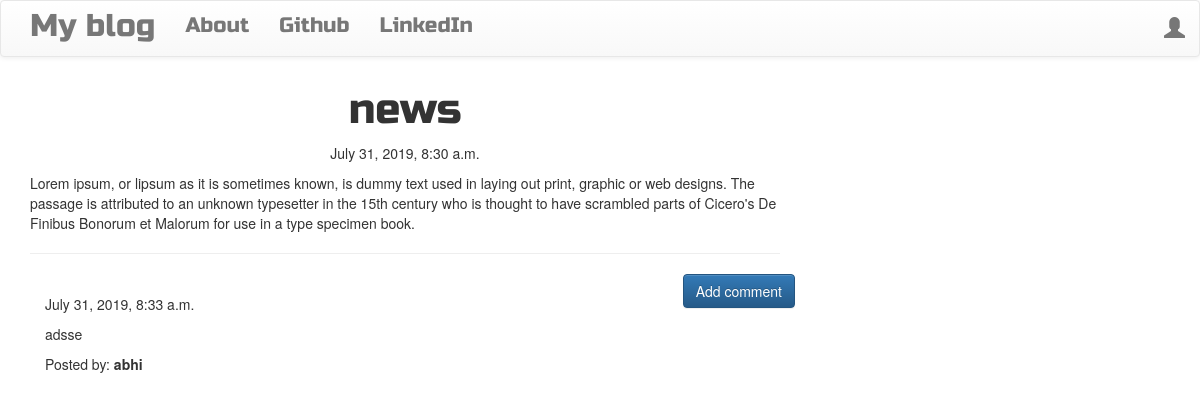
/post/1, run on the app's committed database.
### blog/models.py (models this page shows, shortened)
class Post(models.Model):
    author=models.ForeignKey('auth.User',on_delete=models.CASCADE)
    title = models.CharField(max_length=200)
    text = models.TextField()
    created_date = models.DateTimeField(default=timezone.now)
    published_date = models.DateTimeField(blank=True, null=True)

class Comment(models.Model):
    post = models.ForeignKey('blog.Post', related_name='comments',on_delete=models.CASCADE)
    author = models.CharField(max_length=200)
    text = models.TextField()
    created_date = models.DateTimeField(default=timezone.now)
    approved_comment = models.BooleanField(default=False)

### blog/views.py (the view)
# urls.py: path('post/<int:pk>',views.PostDetailView.as_view(),name='post_detail'),
class PostDetailView(DetailView):
    model = Post

### blog/templates/blog/post_detail.html (shortened to what this page needs)
{% extends 'blog/base.html' %}
{% block content %}
        <h1 class='posttitle loader'>{{ post.title }}</h1>
        {% if post.published_date %}
            <div class="date postdate">
                {{ post.published_date }}
            </div>
        {% else %}
            <a class="btn btn-default" href="{% url 'post_publish' pk=post.pk %}">Publish</a>
        {% endif %}
      <p class='postcontent' >{{ post.text|safe|linebreaksbr }}</p>
  <hr>
  <a class="btn btn-primary btn-comment" href="{% url 'add_comment_to_post' pk=post.pk %}">Add comment</a>
  <div class="container">
  {% for comment in post.comments.all %}
  <br>
      {% if user.is_authenticated or comment.approved_comment %}
              {{ comment.created_date }}
          <p>{{ comment.text|safe|linebreaks }}</p>
          <p>Posted by: <strong>{{ comment.author }}</strong></p>
      {% endif %}
  {% empty %}
      <p>No comments posted.</p>
  {% endfor %}
</div>
{% endblock %}

### blog/templates/blog/base.html (shortened to what this page needs)
<!DOCTYPE html>
{% load staticfiles %}
<html>
    <head>
        <link rel="stylesheet" href="https://maxcdn.bootstrapcdn.com/bootstrap/3.3.7/css/bootstrap.min.css">
        <link rel="stylesheet" href="https://maxcdn.bootstrapcdn.com/bootstrap/3.3.7/css/bootstrap-theme.min.css">
        <link rel="stylesheet" href="//cdn.jsdelivr.net/medium-editor/latest/css/medium-editor.min.css" type="text/css" media="screen" charset="utf-8">
        <link rel="stylesheet" href="{% static 'css/blog.css' %}">
<body class='loader'>
  <nav class="navbar navbar-default techfont custom-navbar">
    <div class="container">
      <ul class="nav navbar-nav">
        <li><a class='navbar-brand bigbrand' href="{% url 'post_list' %}">My blog</a></li>
        <li><a href="{% url 'about'%}">About</a></li>
        <li><a href="https://www.github.com">Github</a></li>
        <li><a href="https://www.linkedin.com">LinkedIn</a></li>
      </ul>
      <ul class="nav navbar-nav navbar-right">
        {% if user.is_authenticated %}
        <li>
          <a href="{% url 'post_new' %}" >New Post</a>
        </li>
        <li>
          <a href="{% url 'post_draft_list' %}">Drafts</a>
        </li>
        <li>
          <a href="{% url 'logout' %}" >Log out</a>
        </li>
        <li>
          <a >Welcome: {{ user.username }}</a>
        </li>
          {% else %}
          <li><a class='nav navbar-right' href="{% url 'login' %}" ><span class="glyphicon glyphicon-user"></span></a></li>
        {% endif %}
      </ul>
  </div>
</nav>
        <div class="content container">
            <div class="row">
                <div class="col-md-8">
                  <div class="blog_posts">
                    {% block content %}
                    {% endblock %}
                  </div>
                </div>
            </div>
        </div>
</body>
</html>

### blog/static/css/blog.css (style rules this page uses)
.techfont { font-family: 'Russo One', sans-serif; font-size: 1.5em; margin-bottom: 10px; }
.postdate { text-align: center; }
.posttitle { font-family: 'Russo One', sans-serif; font-size: 3em; text-align: center; }
.postcontent { font-family: 'Montserrat'; font-size: 1.5em; }
.btn-comment { position: absolute; right: 0px; }
.bigbrand { font-size: 1.5em; }
.loader { filter:hue-rotate(0deg); color: linear-gradient(45deg,#0f8,#08f); animation:hue 5000ms infinite linear; }

### data on the page
Post: title "news", published_date "July 31, 2019, 8:30 a.m.", text "Lorem ipsum, or lipsum as it is sometimes known, is dummy text used in laying out print, graphic or web designs. The passage is attributed to an unknown typesetter in the 15th century who is thought to have scrambled parts of Cicero's De Finibus Bonorum et Malorum for use in a type specimen book."
Comment: created_date "July 31, 2019, 8:33 a.m.", text "adsse", author "abhi"
